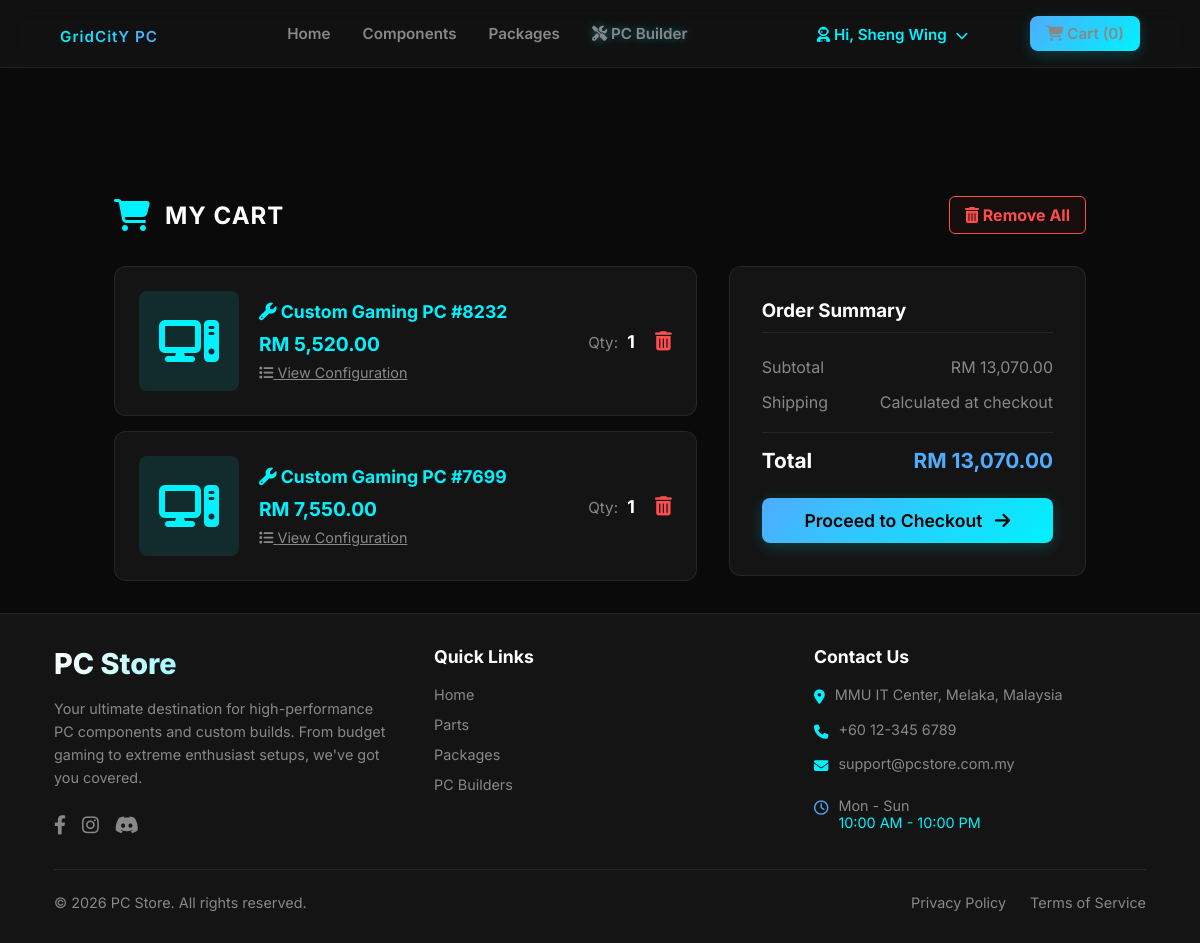
Before: /cart.php (signed in) with the older database file.
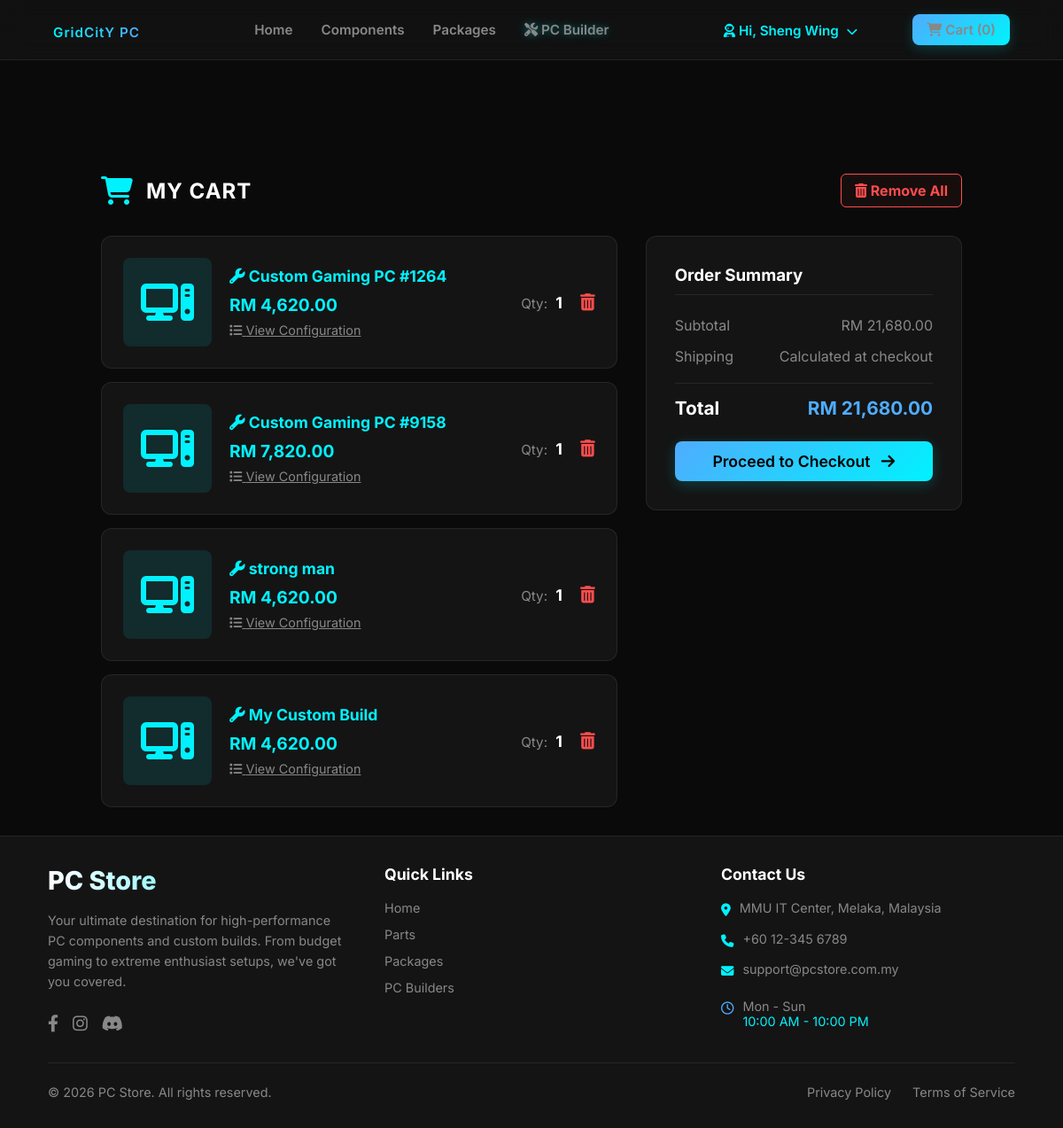
After: the same page with the newer database file.
### tables this page shows
CREATE TABLE `shopping_cart` (
  `cart_id` int(11) NOT NULL,
  `customer_id` int(11) NOT NULL,
  `product_id` int(11) DEFAULT NULL,
  `pc_build` int(11) DEFAULT NULL,
  `quantity` int(11) NOT NULL DEFAULT 1,
  `added_at` datetime DEFAULT current_timestamp()
);

CREATE TABLE `saved_builds` (
  `pc_build` int(11) NOT NULL,
  `customer_id` int(11) NOT NULL,
  `build_name` varchar(100) DEFAULT 'My Custom PC',
  `total_price` decimal(10,2) DEFAULT 0.00,
  `created_at` datetime DEFAULT current_timestamp()
);

### cart.php (the view, shortened to what this page needs)
<?php
require_once 'config.php';
$customer_id = $_SESSION['customer_id'];
$cart_items = [];
$total_price = 0;
$sql = "SELECT c.cart_id, c.quantity, c.product_id, c.pc_build,
               p.product_name AS product_name, p.price AS product_price, p.image_url,
               b.build_name, b.total_price AS build_price
        FROM shopping_cart c
        LEFT JOIN products p ON c.product_id = p.product_id
        LEFT JOIN saved_builds b ON c.pc_build = b.pc_build
        WHERE c.customer_id = ?";
if ($stmt = $conn->prepare($sql)) {
    $stmt->bind_param("i", $customer_id);
    $stmt->execute();
    $result = $stmt->get_result();
    while ($row = $result->fetch_assoc()) {
        $cart_items[] = $row;
        if (!empty($row['pc_build'])) {
            $total_price += ($row['build_price'] * $row['quantity']);
        } else {
            $total_price += ($row['product_price'] * $row['quantity']);
        }
    }
} else {
    die("Database query failed: " . $conn->error);
}
?>
<!DOCTYPE html>
<html lang="en">
<head>
</head>
<body>
<?php include 'includes/header.php'; ?>
<main class="main-container cart-page-wrapper">
<div style="display: flex; justify-content: space-between; align-items: center; margin-bottom: 2rem;">
        <div class="cart-header" style="margin-bottom: 0;">
            <i class="fa-solid fa-cart-shopping"></i>
            <h2>MY CART</h2>
        </div>
        <?php if(!empty($cart_items)): ?>
            <a href="remove_cart.php?action=clear"
               onclick="return confirm('Are you sure you want to remove ALL items from your cart?');"
               style="color: #ff4d4d; border: 1px solid #ff4d4d; padding: 8px 15px; text-decoration: none; border-radius: 6px; transition: 0.3s; font-weight: bold; background: rgba(255, 77, 77, 0.05);">
                <i class="fa-solid fa-trash-can"></i> Remove All
            </a>
        <?php endif; ?>
    </div>
    <div class="cart-layout">
        <div class="cart-items-column">
            <?php if(empty($cart_items)): ?>
                <div class="cart-empty-state">
                    <i class="fa-solid fa-box-open"></i>
                    <h3>Your cart is empty</h3>
                    <p>Looks like you haven't added any gear yet.</p>
                    <a href="index.php" class="btn btn-primary">Continue Shopping</a>
                </div>
            <?php else: ?>
<?php foreach ($cart_items as $item): ?>
    <div class="cart-item-card">
        <?php if (!empty($item['pc_build'])): ?>
            <div class="cart-item-img" style="background: rgba(0, 242, 254, 0.1);">
                <i class="fa-solid fa-computer" style="font-size: 3rem; color: #00f2fe;"></i>
            </div>
            <div class="cart-item-info">
                <h4 style="color: #00f2fe;"><i class="fa-solid fa-wrench"></i> <?php echo htmlspecialchars($item['build_name']); ?></h4>
                <div class="price">RM <?php echo number_format($item['build_price'], 2); ?></div>
                <a href="view_build.php?id=<?php echo $item['pc_build']; ?>" style="display: inline-block; margin-top: 8px; font-size: 0.9rem; color: var(--text-muted); text-decoration: underline;">
                    <i class="fa-solid fa-list"></i> View Configuration
                </a>
            </div>
        <?php endif; ?>
        <div class="cart-item-controls">
            <div class="qty">Qty: <strong><?php echo $item['quantity']; ?></strong></div>
            <a href="remove_cart.php?id=<?php echo $item['cart_id']; ?>" class="btn-remove" title="Remove Item">
                <i class="fa-solid fa-trash-can"></i>
            </a>
        </div>
    </div>
<?php endforeach; ?>
            <?php endif; ?>
        </div>
        <div class="order-summary-column">
            <h3>Order Summary</h3>
            <div class="summary-row">
                <span>Subtotal</span>
                <span>RM <?php echo number_format($total_price, 2); ?></span>
            </div>
            <div class="summary-row">
                <span>Shipping</span>
                <span>Calculated at checkout</span>
            </div>
            <div class="summary-total">
                <span>Total</span>
                <span class="amount">RM <?php echo number_format($total_price, 2); ?></span>
            </div>
            <?php if(!empty($cart_items)): ?>
                <a href="checkout.php" class="btn btn-primary" style="display: block; width: 100%; text-align: center; margin-top: 25px; font-size: 1.1rem; box-sizing: border-box;">
                    Proceed to Checkout <i class="fa-solid fa-arrow-right" style="margin-left: 8px;"></i>
                </a>
            <?php endif; ?>
        </div>
    </div>
</main>
<?php include 'includes/footer.php'; ?>
</body>
</html>

Changed rows visible on the page:
removed shopping_cart: saved_builds.build_name "Custom Gaming PC #8232", saved_builds.total_price "5,520.00", quantity "1"
removed shopping_cart: saved_builds.build_name "Custom Gaming PC #7699", saved_builds.total_price "7,550.00", quantity "1"
added shopping_cart: pc_build.build_name "Custom Gaming PC #1264", pc_build.total_price "4,620.00", quantity "1"
added shopping_cart: pc_build.build_name "Custom Gaming PC #9158", pc_build.total_price "7,820.00", quantity "1"
added shopping_cart: pc_build.build_name "strong man", pc_build.total_price "4,620.00", quantity "1"
added shopping_cart: pc_build.build_name "My Custom Build", pc_build.total_price "4,620.00", quantity "1"
Other visible differences:
$total_price: "13,070.00" → "21,680.00"
